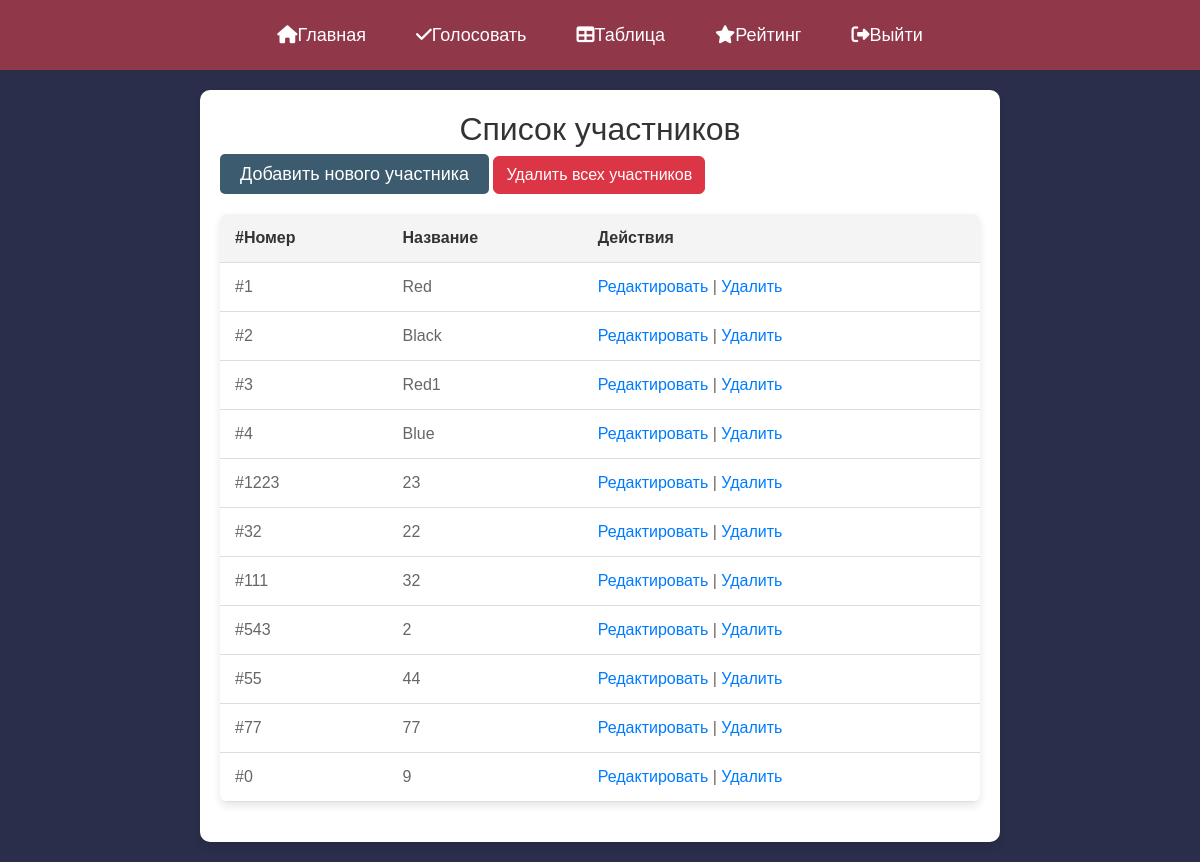
/participants/, run on an earlier commit of the app's database.
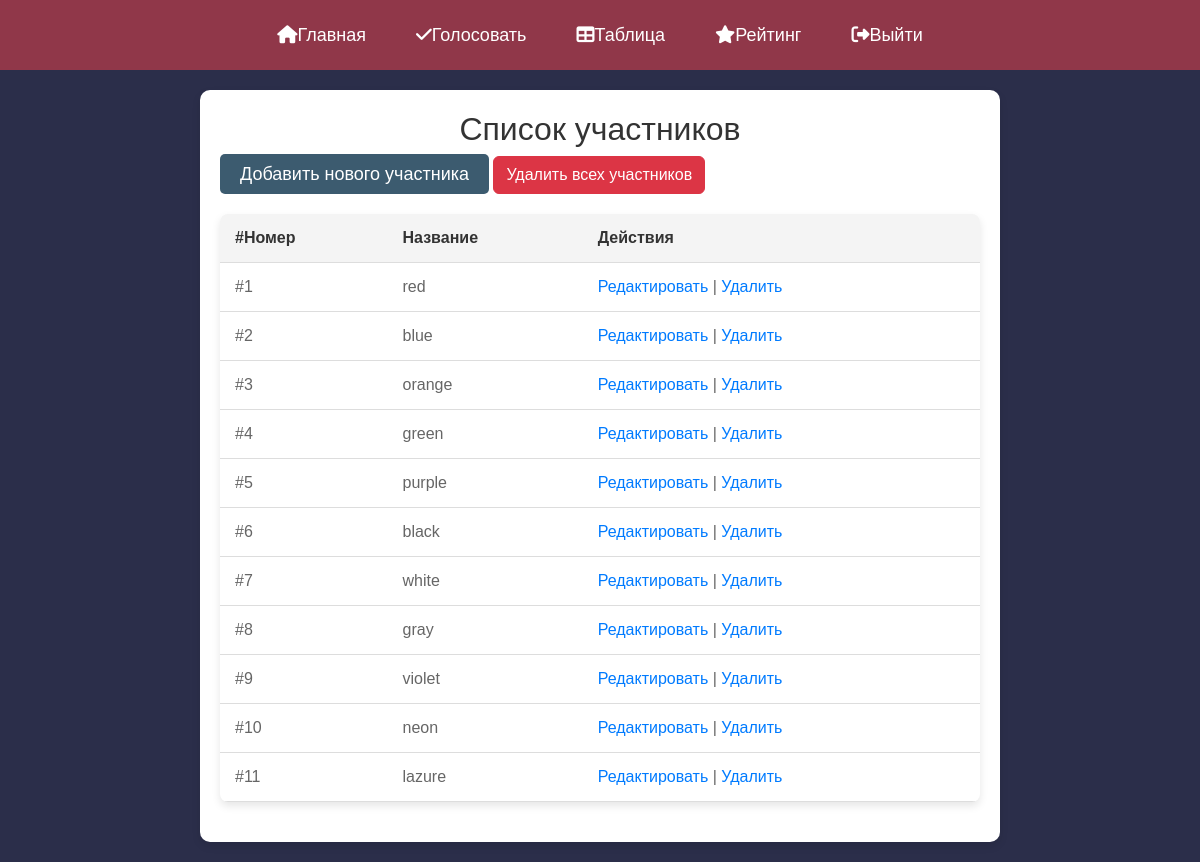
And on a later commit of the database.
### main/models.py (models this page shows, shortened)
class Participant(models.Model):
    number = models.PositiveIntegerField('Номер',unique=True)  # Уникальный номер участника
    name = models.CharField('Название', max_length=200)  # Имя участника
    class Meta:
        verbose_name = 'Участник'
        verbose_name_plural = 'Участники'

### main/views.py (the view)
# urls.py: path('participants/', views.participant_list, name='participant_list'),
def participant_list(request):
    participants = Participant.objects.all()
    return render(request, 'main/participant_list.html', {'participants': participants})

### main/templates/main/participant_list.html (shortened to what this page needs)
{% extends 'main/layout.html' %}
{% block content %}
 <div class="container">
        <h2>Список участников</h2>
        <a href="{% url 'participant_create' %}" class="add-participant">Добавить нового участника</a>
        <form method="post" action="{% url 'delete_all_participants' %}" style="display: inline;" onsubmit="return confirmDelete();">
            <button type="submit" class="btn btn-danger">Удалить всех участников</button>
        </form>
        <table>
            <thead>
                <tr>
                    <th>#Номер</th>
                    <th>Название</th>
                    <th>Действия</th>
                </tr>
            </thead>
            <tbody>
                {% for participant in participants %}
                <tr>
                    <td>#{{ participant.number }}</td>
                    <td>{{ participant.name }}</td>
                    <td>
                        <a href="{% url 'participant_edit' participant.pk %}">Редактировать</a> |
                        <a href="{% url 'participant_delete' participant.pk %}">Удалить</a>
                    </td>
                </tr>
                {% endfor %}
            </tbody>
        </table>
    </div>
{% endblock %}

What changed in the data, as far as the page shows it:
removed Participant: number "1", name "Red"
removed Participant: number "2", name "Black"
removed Participant: number "3", name "Red1"
removed Participant: number "4", name "Blue"
removed Participant: number "1223", name "23"
removed Participant: number "32", name "22"
removed Participant: number "111", name "32"
removed Participant: number "543", name "2"
removed Participant: number "55", name "44"
removed Participant: number "77", name "77"
removed Participant: number "0", name "9"
added Participant: number "1", name "red"
added Participant: number "2", name "blue"
added Participant: number "3", name "orange"
added Participant: number "4", name "green"
added Participant: number "5", name "purple"
added Participant: number "6", name "black"
added Participant: number "7", name "white"
added Participant: number "8", name "gray"
added Participant: number "9", name "violet"
added Participant: number "10", name "neon"
added Participant: number "11", name "lazure"
